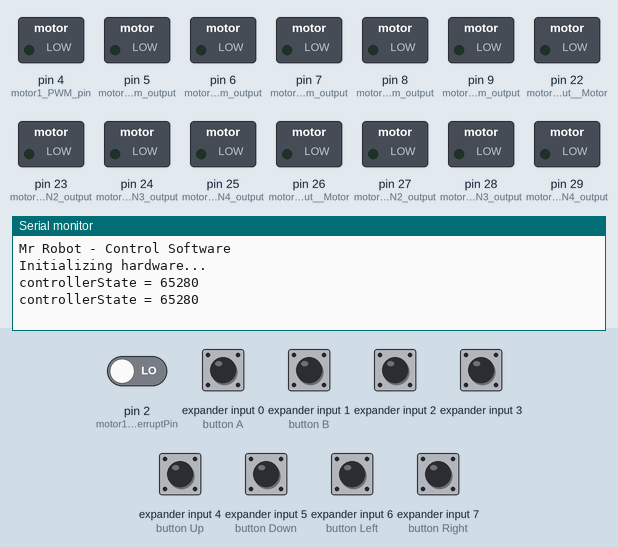
Simulated run of this sketch. Board: Arduino Mega 2560, built with avr-gcc and run on an emulated ATmega2560. Shown: switched loads named in the sketch (green lamp = pin HIGH), the last lines printed to the serial monitor. Wiring (inferred from the names in the program): NES/SNES game pad: load pin 13; clock pin 41; serial out pin 42. The inputs (shaded band) are chosen by the test bench; at power-on: expander input 0 (button A), expander input 1 (button B), expander input 2, expander input 3, expander input 4 (button Up), expander input 5 (button Down), expander input 6 (button Left), expander input 7 (button Right) HIGH, pin 2 (motor1_interruptPin) LOW. Pins used as bus, display or sensor lines are not drawn.

Above: at 2.8 s.
2.9 s: expander input 0 (button A) driven LOW
At 4.5 s:
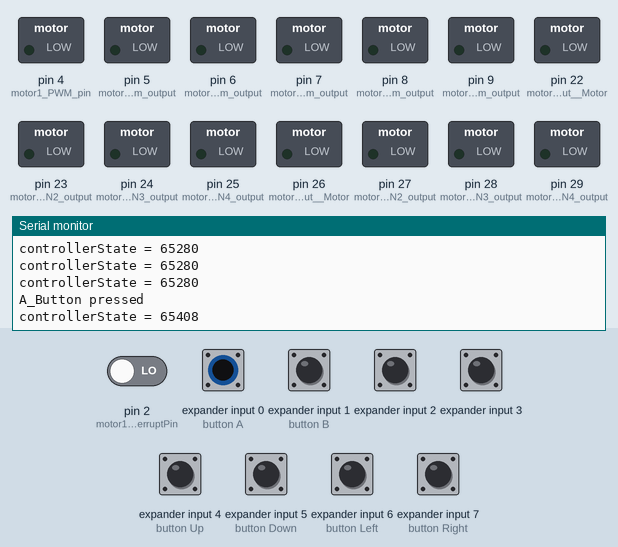
6.5 s: expander input 1 (button B) driven LOW
At 8.4 s:
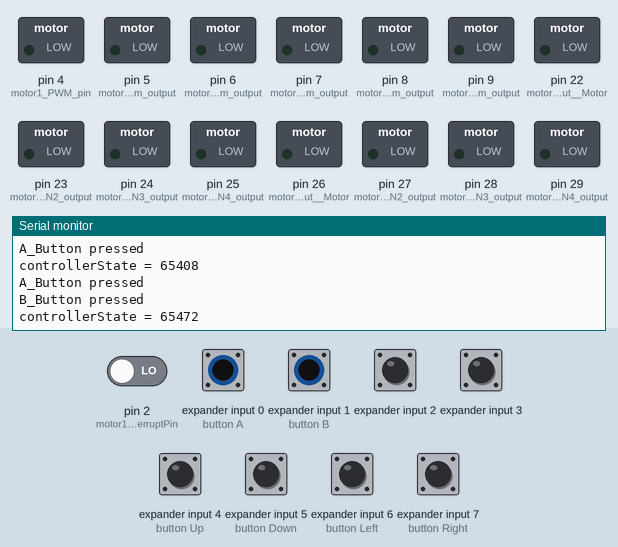
10.5 s: expander input 2 driven LOW
At 12.4 s:
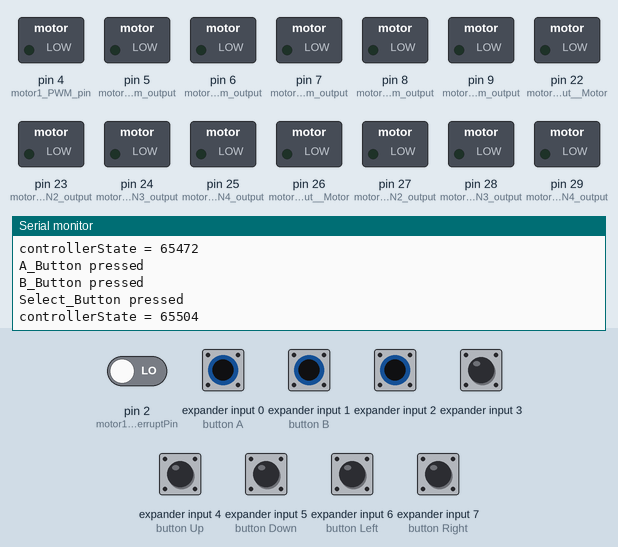
14.5 s: expander input 3 driven LOW
At 16.9 s:
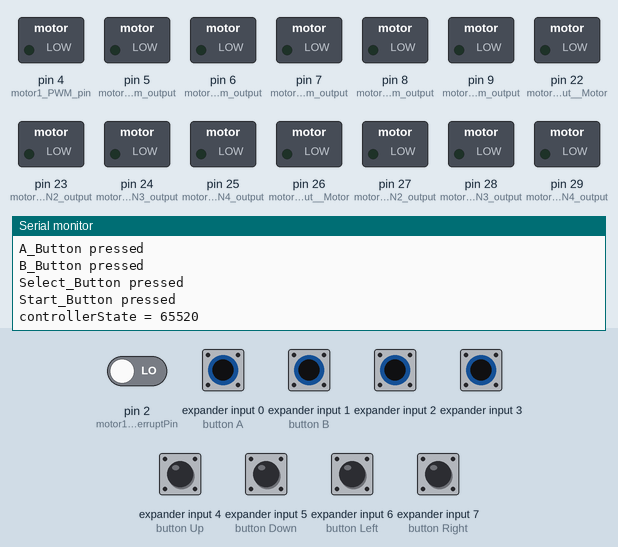
18.6 s: expander input 4 (button Up) driven LOW
At 20.9 s:
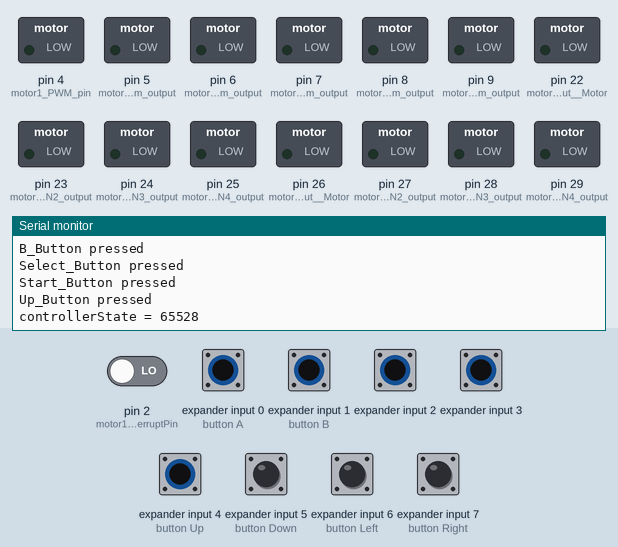
22.7 s: expander input 5 (button Down) driven LOW
At 25.4 s:
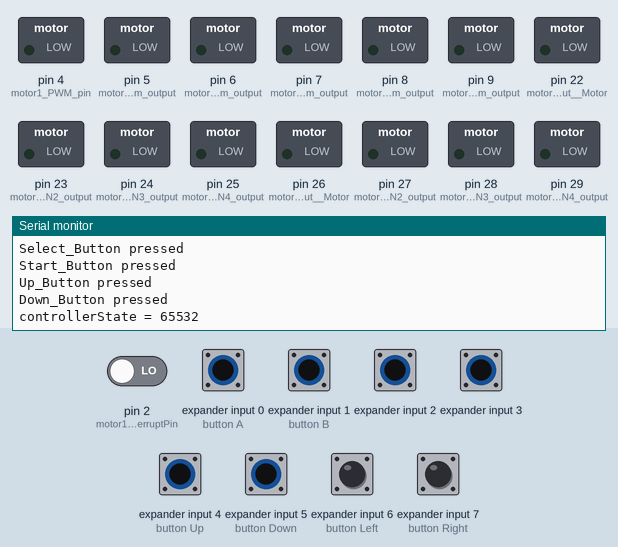
Timing chart, 0 to 26.9 s (numbered marks = the images above; inputs shaded):
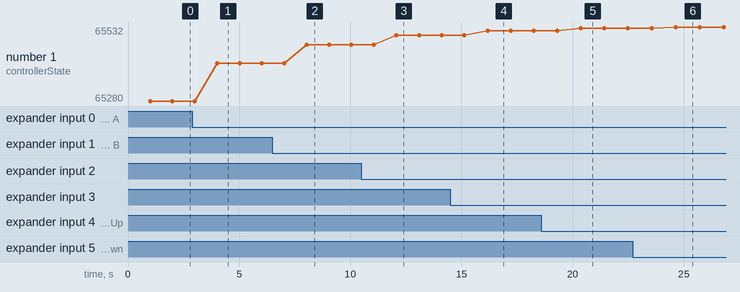

The sketch:

mr_robot_may03a.ino
```cpp
/*    MR ROBOT - SCORBOT-ER III Robot Controller Arduino implementation
 *
 *    Authors: Pete Sterrantino
 *
 *
 */

int encoder1_count;  // int to allow negatives
int encoder2_count;
int encoder3_count;
int encoder4_count;
int encoder5_count;
int encoder6_count;

const int motor1_PWM_pin = 4;
const int motor2_PWM_pin = 5;
const int motor3_PWM_pin = 6;
const int motor4_PWM_pin = 7;
const int motor5_PWM_pin = 8;
const int motor6_PWM_pin = 9;

const int motor1_interruptPin = 2;

const int NES_Latch_pin = 40;
const int NES_Pulse_pin = 41;
const int NES_Data_pin = 42;
unsigned int controllerState = 0;         // variable for reporting the NES pushbutton status

#define forward 1
#define reverse 0
#define A_Button      B10000000
#define B_Button      B01000000
#define Select_Button B00100000
#define Start_Button  B00010000
#define Up_Button     B00001000
#define Down_Button   B00000100
#define Left_Button   B00000010
#define Right_Button  B00000001


void setup() {
  // setup code here, to run once:
  //Initialize serial and wait for port to open:
  Serial.begin(9600);
  while (!Serial) {
    ; // wait for serial port to connect. Needed for native USB port only
  }
  // prints title with ending line break
  Serial.println("Mr Robot - Control Software");
  Serial.println("Initializing hardware...");

  // initialize PWM pins as outputs.
  pinMode(4, OUTPUT); // motor 1 pwm output
  pinMode(5, OUTPUT); // motor 2 pwm output
  pinMode(6, OUTPUT); // motor 3 pwm output
  pinMode(7, OUTPUT); // motor 4 pwm output
  pinMode(8, OUTPUT); // motor 5 pwm output
  pinMode(9, OUTPUT); // motor 6 pwm output

  // initialize motor control pins as outputs
  pinMode(22, OUTPUT); // motor 1 IN1 output  Motor control H-bridge #1
  pinMode(23, OUTPUT); // motor 1 IN2 output
  pinMode(24, OUTPUT); // motor 2 IN3 output
  pinMode(25, OUTPUT); // motor 2 IN4 output

  pinMode(26, OUTPUT); // motor 3 IN1 output  Motor control H-Bridge #2
  pinMode(27, OUTPUT); // motor 3 IN2 output
  pinMode(28, OUTPUT); // motor 4 IN3 output
  pinMode(29, OUTPUT); // motor 4 IN4 output

  pinMode(30, OUTPUT); // motor 5 IN1 output  Motor control H-bridge #3
  pinMode(31, OUTPUT); // motor 5 IN2 output
  pinMode(32, OUTPUT); // motor 6 IN3 output
  pinMode(33, OUTPUT); // motor 6 IN4 output

  // initialize pins for NES controller
  pinMode(NES_Latch_pin, OUTPUT); // NES_Latch output
  pinMode(NES_Pulse_pin, OUTPUT); // NES_Pulse output
  pinMode(NES_Data_pin, INPUT_PULLUP);   // NES_Data input

  // initialize digital pin 13 as an output for led.
  pinMode(13, OUTPUT);  // On board Led

  // Initialize Interrupts
  attachInterrupt(digitalPinToInterrupt(motor1_interruptPin), encoder1_ISR, RISING);

}


void loop() {
  // put your main code here, to run repeatedly:


  //motor1_control(forward, 20, 10000);

  digitalWrite(13, HIGH);   // turn the LED on (HIGH is the voltage level)

  //Serial.print("Encoder 1 counter is: ");
  //Serial.println(encoder1_count);

 // delay(5000);              // wait for a few seconds

 // motor1_stop();

  //delay(2000);              // wait for a second

  //motor1_control(reverse, 200, 10000);
  //delay(5000);              // wait for a few seconds

  //motor1_stop();            // stop the motor at the end

  //motor monitor
  if (encoder1_count <= 0) {
    encoder1_count = 0;
    //motor1_stop();
  }
  if (encoder2_count <= 0) {
    //encoder2_count = 0;
    //motor2_stop();
  }
  if (encoder3_count <= 0) {
    //encoder3_count = 0;
    //motor3_stop();
  }
  if (encoder4_count <= 0) {
    //encoder4_count = 0;
    //motor4_stop();
  }
  if (encoder5_count <= 0) {
    //encoder5_count = 0;
    //motor5_stop();
  }
  if (encoder6_count <= 0) {
    //encoder6_count = 0;
    //motor6_stop();
  }


  digitalWrite(13, LOW);    // turn the LED off by making the voltage LOW
  delay(1000);              // wait for a second

  read_NES();
  print_NES_Status();
  Serial.print("controllerState = ");
  Serial.println(controllerState);


}

/* ---------------- Function Declarations ---------------- */

/*  -------------------- motor1_control - moves motor 1 in forward/reverse direction ---------------
 *  Arguments:
 *  direction = forward or reverse
 *  speed = 0 - 255 (0 same as stop)
 *  pulses = number of encoder pulses to move motor
 */
void motor1_control(int direction, int speed, int pulses) {
  // limit inputs
  if (speed > 255) {speed = 255; }
  if (speed < 0) {speed = 0; }

  if ((direction != forward) && (direction != reverse)){
    return;  //do nothing
  }

  // set forward pins on motor controller
  if (direction == forward) {
    digitalWrite(22, LOW);
    digitalWrite(23, HIGH);
    Serial.println("Motor 1 forward");
  }

  // set reverse pins on motor controller
  if (direction == reverse) {
    digitalWrite(22, HIGH);
    digitalWrite(23, LOW);
    Serial.println("Motor 1 reverse");
  }

  //set PWM value as speed
  analogWrite(motor1_PWM_pin, speed);
  Serial.print("Speed set to: ");
  Serial.println(speed);

  //set number of encoder pulses
  encoder1_count = pulses;    //decremeted in ISR

}

/*  --------------------- motor1_stop - stop motor 1 ------------------------
 */
void motor1_stop() {
  analogWrite(motor1_PWM_pin, 0);
  digitalWrite(22, LOW);
  digitalWrite(23, LOW);
  Serial.println("Motor 1 stopped");
}


/*  --------------------- print_NES_Status - print status of NES Controller ------------------------
 */
void print_NES_Status() {
  if (controllerState & A_Button){
    Serial.println("A_Button pressed");
  }
  if (controllerState & B_Button){
    Serial.println("B_Button pressed");
  }
  if (controllerState & Select_Button){
    Serial.println("Select_Button pressed");
  }
  if (controllerState & Start_Button){
    Serial.println("Start_Button pressed");
  }
  if (controllerState & Up_Button){
    Serial.println("Up_Button pressed");
  }
  if (controllerState & Down_Button){
    Serial.println("Down_Button pressed");
  }
  if (controllerState & Left_Button){
    Serial.println("Left_Button pressed");
  }
  if (controllerState & Right_Button){
    Serial.println("Right_Button pressed");
  }
}
/*  --------------------- read_NES - read NES controller ------------------------
 *
 * NES_Latch output (pin 40)
 * NES_Pulse output (pin 41)
 * NES_Data input (pin 42)
 *
 */
void read_NES() {
  // need a temp to hold controller state and then invert (asserted low)
  unsigned int NES_temp = 0;

  digitalWrite(NES_Latch_pin, LOW);  // make sure latch and pulse are low when starting
  digitalWrite(NES_Pulse_pin, LOW);
  digitalWrite(NES_Latch_pin, HIGH); // take latch high
  delayMicroseconds(12);             // attempt to approximate NES response
  digitalWrite(NES_Latch_pin, LOW);  // take latch low
  NES_temp |= digitalRead(NES_Data_pin);  //read "A" bit
  NES_temp = NES_temp << 1;          // and shift it over
  delayMicroseconds(6);              // attempt to approximate NES response

  //  clock in first bit (A button)
  digitalWrite(NES_Pulse_pin, HIGH); // take pulse high
  delayMicroseconds(6);              // attempt to approximate NES response
  NES_temp |= digitalRead(NES_Data_pin);  //read bit
  NES_temp = NES_temp << 1;          // and shift it over
  digitalWrite(NES_Pulse_pin, LOW);  // take pulse low
  delayMicroseconds(6);              // attempt to approximate NES response

  //  clock in second bit (B button)
  digitalWrite(NES_Pulse_pin, HIGH); // take pulse high
  delayMicroseconds(6);              // attempt to approximate NES response
  NES_temp |= digitalRead(NES_Data_pin);  //read bit
  NES_temp = NES_temp << 1;          // and shift it over
  digitalWrite(NES_Pulse_pin, LOW);  // take pulse low
  delayMicroseconds(6);              // attempt to approximate NES response


  //  clock in third bit (select button)
  digitalWrite(NES_Pulse_pin, HIGH); // take pulse high
  delayMicroseconds(6);              // attempt to approximate NES response
  NES_temp |= digitalRead(NES_Data_pin);  //read bit
  NES_temp = NES_temp << 1;          // and shift it over
  digitalWrite(NES_Pulse_pin, LOW);  // take pulse low
  delayMicroseconds(6);              // attempt to approximate NES response


  //  clock in fourth bit (start button)
  digitalWrite(NES_Pulse_pin, HIGH); // take pulse high
  delayMicroseconds(6);              // attempt to approximate NES response
  NES_temp |= digitalRead(NES_Data_pin);  //read bit
  NES_temp = NES_temp << 1;          // and shift it over
  digitalWrite(NES_Pulse_pin, LOW);  // take pulse low
  delayMicroseconds(6);              // attempt to approximate NES response


  //  clock in fifth bit (Up button)
  digitalWrite(NES_Pulse_pin, HIGH); // take pulse high
  delayMicroseconds(6);              // attempt to approximate NES response
  NES_temp |= digitalRead(NES_Data_pin);  //read bit
  NES_temp = NES_temp << 1;          // and shift it over
  digitalWrite(NES_Pulse_pin, LOW);  // take pulse low
  delayMicroseconds(6);              // attempt to approximate NES response


  //  clock in sixth bit (Down Button)
  digitalWrite(NES_Pulse_pin, HIGH); // take pulse high
  delayMicroseconds(6);              // attempt to approximate NES response
  NES_temp |= digitalRead(NES_Data_pin);  //read bit
  NES_temp = NES_temp << 1;          // and shift it over
  digitalWrite(NES_Pulse_pin, LOW);  // take pulse low
  delayMicroseconds(6);              // attempt to approximate NES response


  //  clock in seventh bit (Left button)
  digitalWrite(NES_Pulse_pin, HIGH); // take pulse high
  delayMicroseconds(6);              // attempt to approximate NES response
  NES_temp |= digitalRead(NES_Data_pin);  //read in eighth bit
  digitalWrite(NES_Pulse_pin, LOW);  // take pulse low
  delayMicroseconds(6);              // attempt to approximate NES response

  //  clock in eighth bit (Right button)
  digitalWrite(NES_Pulse_pin, HIGH); // take pulse high
  delayMicroseconds(6);              // attempt to approximate NES response
  digitalWrite(NES_Pulse_pin, LOW);  // take pulse low

  controllerState = ~NES_temp;       // invert

}

/*  --------------------- encoder1_ISR ------------------------
 */
void encoder1_ISR() {
  encoder1_count = encoder1_count - 1;    // decrement encoder count

}
```

Measured:
- after the input at 2.9 s, the serial monitor: prints a new line after 1.1 s (image 1)
- after the input at 6.5 s, the serial monitor: prints a new line after 1.5 s (image 2)
- after the input at 10.5 s, the serial monitor: prints a new line after 1.5 s (image 3)
- after the input at 14.5 s, the serial monitor: prints a new line after 1.7 s (image 4)
- after the input at 18.6 s, the serial monitor: prints a new line after 1.7 s (image 5)
- after the input at 22.7 s, the serial monitor: prints a new line after 1.9 s (image 6)
- plotted number 1: 65280 → 65408 after the input at 2.9 s, 65408 → 65472 after the input at 6.5 s, 65472 → 65504 after the input at 10.5 s, 65504 → 65520 after the input at 14.5 s, 65520 → 65528 after the input at 18.6 s
